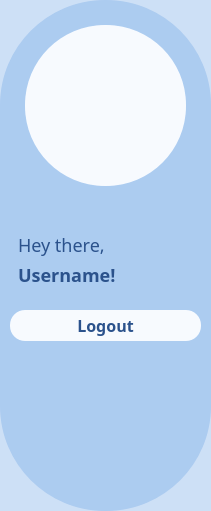
     <widget class="QFrame" name="userHomeHelloBarFS">
      <property name="geometry">
       <rect>
        <x>0</x>
        <y>430</y>
        <width>211</width>
        <height>511</height>
       </rect>
      </property>
      <property name="styleSheet">
       <string notr="true">background: rgba(104, 160, 229, 0.33);
border-radius: 105px;</string>
      </property>
      <property name="frameShape">
       <enum>QFrame::StyledPanel</enum>
      </property>
      <property name="frameShadow">
       <enum>QFrame::Raised</enum>
      </property>
      <widget class="QLabel" name="showUserPictureFS">
       <property name="geometry">
        <rect>
         <x>25</x>
         <y>25</y>
         <width>161</width>
         <height>161</height>
        </rect>
       </property>
       <property name="styleSheet">
        <string notr="true">background: rgba(248, 251, 255, 0.99);
border-radius: 80px;</string>
       </property>
       <property name="text">
        <string/>
       </property>
       <property name="scaledContents">
        <bool>true</bool>
       </property>
      </widget>
      <widget class="QLabel" name="labelUserNameFS">
       <property name="geometry">
        <rect>
         <x>18</x>
         <y>259</y>
         <width>191</width>
         <height>31</height>
        </rect>
       </property>
       <property name="font">
        <font>
         <family>Arial Rounded MT Bold</family>
         <pointsize>-1</pointsize>
         <weight>62</weight>
         <bold>true</bold>
        </font>
       </property>
       <property name="styleSheet">
        <string notr="true">color: #2B528C;
font-weight: 500;
font-size: 18px;
background: rgba(104, 160, 229, 0.00);</string>
       </property>
       <property name="text">
        <string>Username!</string>
       </property>
      </widget>
      <widget class="QLabel" name="labelHeyThereFS">
       <property name="geometry">
        <rect>
         <x>18</x>
         <y>229</y>
         <width>101</width>
         <height>31</height>
        </rect>
       </property>
       <property name="font">
        <font>
         <family>Avenir Next</family>
         <pointsize>-1</pointsize>
         <weight>50</weight>
         <bold>false</bold>
        </font>
       </property>
       <property name="styleSheet">
        <string notr="true">color: #2B528C;
font-weight: 400;
font-size: 18px;
background: rgba(104, 160, 229, 0.00);</string>
       </property>
       <property name="text">
        <string>Hey there,</string>
       </property>
      </widget>
      <widget class="QPushButton" name="pbLogoutFS">
       <property name="geometry">
        <rect>
         <x>10</x>
         <y>310</y>
         <width>191</width>
         <height>31</height>
        </rect>
       </property>
       <property name="font">
        <font>
         <family>Arial Rounded MT Bold</family>
         <pointsize>-1</pointsize>
         <weight>62</weight>
         <bold>true</bold>
        </font>
       </property>
       <property name="styleSheet">
        <string notr="true">QPushButton{
color: #2B528C;
font-weight: 500;
border-radius: 15px;
background:  rgba(248, 251, 255, 0.99);
font-size: 16px; 
}
QPushButton:hover
{
background:  rgba(248, 251, 255, 0.55);
border-color: rgba(104, 160, 229, 0.88);
font-size: 16px;
color: #2B528C;
}</string>
       </property>
       <property name="text">
        <string>Logout</string>
       </property>
      </widget>
     </widget>
